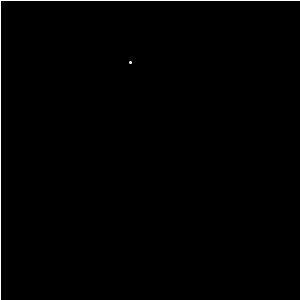
Frame 1 (no input)
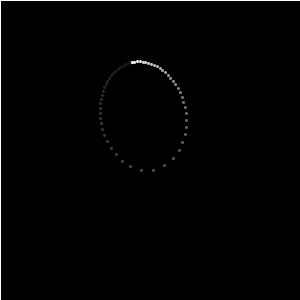
Frame 60 (the mouse pressed at the canvas centre just before this capture)
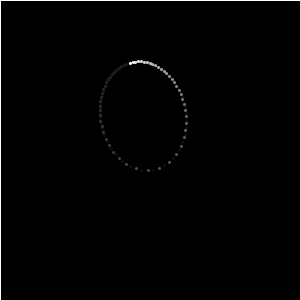
Frame 120 (the mouse held since frame 60 and released just before this capture)

The Processing sketch that drew these frames (run headless with seeded random() and noise(); from frame 60 on, the mouse is pressed at the canvas centre):

// Processing sketch: processing_177618
// ── processing_177618.pde

/*

most simple way to make a simulation of a planet running in a ellipse
using  the gravitation law

now the displacements are not equal anymore

you can see the speed variation also in the distance of the points from each other

Beam 2014, for the lecture on OPEN SOURCE ASTRONOMY

*/

float px = 0;
float py = 0;
float vx = 0;
float vy = 1;
float ax = 0;
float ay = 0;

float last_x;
float last_y;

float divide = 30000;
int numberOfCalc = 700;

void setup()
{
  background(0);
  size(300, 300);

  fill(255);
  stroke(255);

  px = -0.054833014 *2 ;
  py = -0.29217726 *2 ;
  vx = -0.78003997 ;
  vy = 0.13199782;
}


void draw()
{

  fill(0, 10);
  rect(0, 0, width, height);

  fill(255);
  stroke(255);

  for (int j = 0; j < numberOfCalc; j++) {

    float d = sqrt(px*px + py*py);

    ax =   -px / d/d/d;
    ay =  - py / d/d/d;

    vx += ax / divide;
    vy += ay / divide;

    px += vx / divide;
    py += vy / divide;
  }

  translate ( width/2.0, height/2.0);
  ellipse(px* width/2, py* height/2, 2, 2);
}
